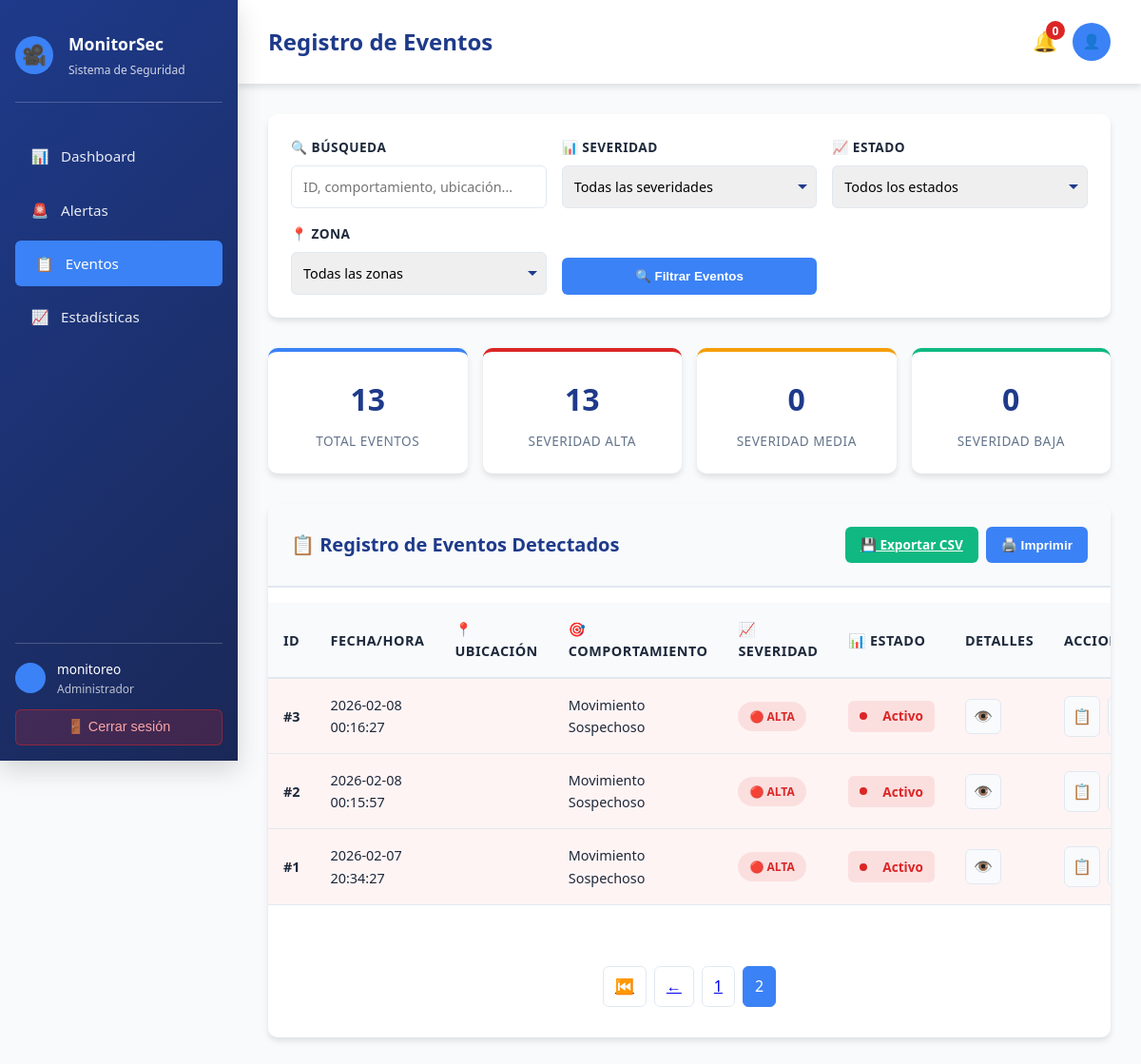
The page /eventos/?page=2 (signed in) on the database its author committed.
### monitoreo/models.py (models this page shows, shortened)
class Alertas(models.Model):
    ACTIVIDAD_ESTADO = [
        ("Pendiente", "Pendiente"),
        ("Activo", "Activo"),
    ]
    ACTIVIDAD_SEVERIDAD = [
        ("Alta", "Alta"),
        ("Media", "Media"),
        ("Baja", "Baja"),
    ]
    ubicacion = models.ForeignKey(Ubicacion, on_delete=models.CASCADE)
    comportamiento = models.CharField(max_length=50)
    severidad = models.CharField(
        max_length=10,
        choices=ACTIVIDAD_SEVERIDAD
    )
    hora = models.DateTimeField(auto_now_add=True)
    descripcion = models.TextField(blank=True)
    estado = models.CharField(
        max_length=10,
        choices=ACTIVIDAD_ESTADO,
        default="Pendiente"
    )

### monitoreo/views.py (the view)
# urls.py: path('eventos/', views.eventos_view, name='eventos'),
@login_required(login_url='monitoreo:login')
def eventos_view(request):
    alertas = Alertas.objects.select_related('ubicacion').all().order_by('-hora')
    search = request.GET.get('search', '')
    severidad = request.GET.get('severidad', '')
    estado = request.GET.get('estado', '')
    ubicacion_id = request.GET.get('ubicacion', '')
    if search:
        alertas = alertas.filter(
            Q(comportamiento__icontains=search) |
            Q(descripcion__icontains=search) |
            Q(ubicacion__nombre__icontains=search)
        )
    if severidad:
        alertas = alertas.filter(severidad=severidad)
    if estado:
        alertas = alertas.filter(estado=estado)
    if ubicacion_id:
        alertas = alertas.filter(ubicacion_id=ubicacion_id)
    total_eventos = alertas.count()
    eventos_alta = alertas.filter(severidad='Alta').count()
    eventos_media = alertas.filter(severidad='Media').count()
    eventos_baja = alertas.filter(severidad='Baja').count()
    paginator = Paginator(alertas, 10)  # 10 eventos por página
    page_number = request.GET.get('page', 1)
    page_obj = paginator.get_page(page_number)
    ubicaciones = Ubicacion.objects.all()
    context = {
        'alertas': page_obj,
        'page_obj': page_obj,
        'is_paginated': page_obj.has_other_pages(),
        'total_eventos': total_eventos,
        'eventos_alta': eventos_alta,
        'eventos_media': eventos_media,
        'eventos_baja': eventos_baja,
        'ubicaciones': ubicaciones,
    }
    return render(request, 'monitoreo/eventos.html', context)

### monitoreo/templates/monitoreo/eventos.html (shortened to what this page needs)
{% extends "monitoreo/base.html" %}
{% block page_title %}Registro de Eventos{% endblock %}
{% block content %}
<div class="animate-fade">
    <form method="GET" action="{% url 'monitoreo:eventos' %}">
        <div class="events-toolbar">
            <div class="filter-group">
                <label class="filter-label">🔍 Búsqueda</label>
                <input
                    type="text"
                    class="form-input"
                    name="search"
                    placeholder="ID, comportamiento, ubicación..."
                    value="{{ request.GET.search }}"
                >
            </div>
            <div class="filter-group">
                <label class="filter-label">📊 Severidad</label>
                <select class="form-select" name="severidad">
                    <option value="">Todas las severidades</option>
                </select>
            </div>
            <div class="filter-group">
                <label class="filter-label">📈 Estado</label>
                <select class="form-select" name="estado">
                    <option value="">Todos los estados</option>
                </select>
            </div>
            <div class="filter-group">
                <label class="filter-label">📍 Zona</label>
                <select class="form-select" name="ubicacion">
                    <option value="">Todas las zonas</option>
                </select>
            </div>
            <button type="submit" class="action-btn">
                🔍 Filtrar Eventos
            </button>
        </div>
    </form>
    <div class="events-stats">
        <div class="stat-box">
            <div class="stat-number">{{ total_eventos }}</div>
            <div class="stat-label">Total Eventos</div>
        </div>
        <div class="stat-box danger">
            <div class="stat-number">{{ eventos_alta }}</div>
            <div class="stat-label">Severidad Alta</div>
        </div>
        <div class="stat-box warning">
            <div class="stat-number">{{ eventos_media }}</div>
            <div class="stat-label">Severidad Media</div>
        </div>
        <div class="stat-box success">
            <div class="stat-number">{{ eventos_baja }}</div>
            <div class="stat-label">Severidad Baja</div>
        </div>
    </div>
    <div class="events-table-container">
        <div class="table-header">
            <div class="table-title">📋 Registro de Eventos Detectados</div>
            <div class="table-actions">
                <a href="{% url 'monitoreo:exportar_eventos' %}" class="table-btn export">
                    💾 Exportar CSV
                </a>
                <button class="table-btn" onclick="window.print()">
                    🖨️ Imprimir
                </button>
            </div>
        </div>
        <div class="table-wrapper">
            {% if alertas %}
            <table id="eventsTable">
                <thead>
                    <tr>
                        <th>ID</th>
                        <th>Fecha/Hora</th>
                        <th>📍 Ubicación</th>
                        <th>🎯 Comportamiento</th>
                        <th>📈 Severidad</th>
                        <th>📊 Estado</th>
                        <th>Detalles</th>
                        <th>Acciones</th>
                    </tr>
                </thead>
                <tbody>
                    {% for alerta in alertas %}
                    <tr {% if alerta.severidad == 'Alta' %}class="highlight"{% endif %}>
                        <td><strong>#{{ alerta.id }}</strong></td>
                        <td>{{ alerta.hora|date:"Y-m-d H:i:s" }}</td>
                        <td>
                            <br><small>{{ alerta.ubicacion.zona }}</small>
                        </td>
                        <td>{{ alerta.comportamiento }}</td>
                        <td>
                            <span class="event-badge badge-{{ alerta.severidad|lower }}">
                                {% if alerta.severidad == 'Alta' %}🔴{% elif alerta.severidad == 'Media' %}🟡{% else %}🟢{% endif %}
                                {{ alerta.severidad }}
                            </span>
                        </td>
                        <td>
                            <span class="status-indicator status-{{ alerta.estado|lower }}">
                                <span class="status-dot"
                                      style="background: {% if alerta.estado == 'Activo' %}var(--danger-color){% else %}var(--warning-color){% endif %};"></span>
                                {{ alerta.estado }}
                            </span>
                        </td>
                        <td>
                            <button class="icon-btn" onclick="viewEventDetails({{ alerta.id }})" title="Ver detalles">
                                👁️
                            </button>
                        </td>
                        <td>
                            <div class="action-icons">
                                <button class="icon-btn" onclick="viewEventDetails({{ alerta.id }})" title="Detalles">
                                    📋
                                </button>
                                <a href="{% url 'monitoreo:descargar_evidencia' alerta.id %}" class="icon-btn" title="Descargar evidencia">
                                </a>
                            </div>
                        </td>
                    </tr>
                    {% endfor %}
                </tbody>
            </table>
            {% if is_paginated %}
            <div class="pagination">
                {% if page_obj.has_previous %}
                    <a href="?page=1" class="pagination-btn">⏮️</a>
                    <a href="?page={{ page_obj.previous_page_number }}" class="pagination-btn">←</a>
                {% endif %}
                {% for num in page_obj.paginator.page_range %}
                    {% if page_obj.number == num %}
                        <span class="pagination-btn active">{{ num }}</span>
                    {% elif num > page_obj.number|add:'-3' and num < page_obj.number|add:'3' %}
                        <a href="?page={{ num }}" class="pagination-btn">{{ num }}</a>
                    {% endif %}
                {% endfor %}
            </div>
            {% endif %}
            {% endif %}
        </div>
    </div>
</div>
{% endblock %}

### monitoreo/templates/monitoreo/base.html (shortened to what this page needs)
<!DOCTYPE html>
<html lang="es">
<head>
</head>
<body>
    <div class="container">
        <aside class="sidebar">
            <div class="sidebar-header">
                <div class="sidebar-logo">🎥</div>
                <div>
                    <div class="sidebar-title">MonitorSec</div>
                    <div class="sidebar-subtitle">Sistema de Seguridad</div>
                </div>
            </div>
            <nav>
                <ul class="nav-menu">
                    <li class="nav-item">
                        <a href="{% url 'monitoreo:dashboard' %}" class="nav-link {% if 'dashboard' in request.resolver_match.url_name %}active{% endif %}">
                            <span class="nav-icon">📊</span>
                            <span>Dashboard</span>
                        </a>
                    </li>
                    <li class="nav-item">
                        <a href="{% url 'monitoreo:alertas' %}" class="nav-link {% if 'alertas' in request.resolver_match.url_name %}active{% endif %}">
                            <span class="nav-icon">🚨</span>
                            <span>Alertas</span>
                        </a>
                    </li>
                    <li class="nav-item">
                        <a href="{% url 'monitoreo:eventos' %}" class="nav-link {% if 'eventos' in request.resolver_match.url_name %}active{% endif %}">
                            <span class="nav-icon">📋</span>
                            <span>Eventos</span>
                        </a>
                    </li>
                    <li class="nav-item">
                        <a href="{% url 'monitoreo:estadisticas' %}" class="nav-link {% if 'estadisticas' in request.resolver_match.url_name %}active{% endif %}">
                            <span class="nav-icon">📈</span>
                            <span>Estadísticas</span>
                        </a>
                    </li>
                </ul>
            </nav>
            <div class="sidebar-footer">
                <div class="user-info">
                    <div class="user-avatar">{{ user.first_name|first|upper }}</div>
                    <div>
                        <div style="font-size: 0.85rem; font-weight: 500;">{{ user.get_full_name|default:user.username }}</div>
                        <div style="font-size: 0.75rem; opacity: 0.7;">{% if user.is_staff %}Administrador{% else %}Monitoreo{% endif %}</div>
                    </div>
                </div>
                <button class="logout-btn" onclick="handleLogout()">
                    🚪 Cerrar sesión
                </button>
            </div>
        </aside>
        <main class="main-content">
            <header class="header">
                <div class="header-title">{% block page_title %}Sistema de Monitoreo{% endblock %}</div>
                <div class="header-actions">
                    <div class="notification-bell" onclick="toggleNotifications()">
                        🔔
                        <span class="notification-badge" id="notification-count">0</span>
                    </div>
                    <button class="btn btn-icon btn-secondary" onclick="toggleUserMenu()">
                        👤
                    </button>
                </div>
            </header>
            <div class="page-content">
                {% block content %}{% endblock %}
            </div>
        </main>
    </div>
</body>
</html>

### monitoreo/templates/monitoreo/eventos.html (style rules this page uses)
.events-toolbar { background: white; padding: 1.5rem; border-radius: 10px; box-shadow: 0 4px 6px rgba(0, 0, 0, 0.1); margin-bottom: 2rem; display: grid; grid-template-columns: repeat(auto-fit, minmax(200px, 1fr)); gap: 1rem; align-items: end; }
.filter-group { display: flex; flex-direction: column; }
.filter-label { font-size: 0.85rem; font-weight: 600; color: var(--text-dark); margin-bottom: 0.5rem; text-transform: uppercase; letter-spacing: 0.5px; }
.form-input, .form-select { padding: 0.75rem; border: 1px solid var(--border-color); border-radius: 6px; font-size: 0.9rem; transition: all 0.3s ease; }
.form-select { cursor: pointer; appearance: none; background-repeat: no-repeat; background-position: right 8px center; padding-right: 2rem; }
.action-btn { padding: 0.75rem 1.5rem; background: var(--secondary-color); color: white; border: none; border-radius: 6px; cursor: pointer; font-weight: 600; transition: all 0.3s ease; width: 100%; }
.events-stats { display: grid; grid-template-columns: repeat(auto-fit, minmax(200px, 1fr)); gap: 1rem; margin-bottom: 2rem; }
.stat-box { background: white; padding: 1.5rem; border-radius: 10px; box-shadow: 0 4px 6px rgba(0, 0, 0, 0.1); border-top: 4px solid var(--secondary-color); text-align: center; }
.stat-box.danger { border-top-color: var(--danger-color); }
.stat-box.warning { border-top-color: var(--warning-color); }
.stat-box.success { border-top-color: var(--success-color); }
.stat-number { font-size: 2rem; font-weight: 700; color: var(--primary-color); margin-bottom: 0.5rem; }
.stat-label { font-size: 0.85rem; text-transform: uppercase; color: var(--text-light); letter-spacing: 0.5px; }
.events-table-container { background: white; border-radius: 10px; box-shadow: 0 4px 6px rgba(0, 0, 0, 0.1); overflow: hidden; }
.table-header { padding: 1.5rem; background: var(--light-bg); border-bottom: 2px solid var(--border-color); display: flex; justify-content: space-between; align-items: center; }
.table-title { font-size: 1.25rem; font-weight: 600; color: var(--primary-color); }
.table-actions { display: flex; gap: 0.5rem; }
.table-btn { padding: 0.5rem 1rem; background: var(--secondary-color); color: white; border: none; border-radius: 6px; cursor: pointer; font-size: 0.85rem; font-weight: 600; transition: all 0.3s ease; }
.table-btn.export { background: var(--success-color); }
.table-wrapper { overflow-x: auto; }
table { width: 100%; border-collapse: collapse; }
thead { background: var(--light-bg); border-bottom: 2px solid var(--border-color); }
th { padding: 1rem; text-align: left; font-weight: 600; color: var(--text-dark); font-size: 0.9rem; text-transform: uppercase; letter-spacing: 0.5px; }
td { padding: 1rem; border-bottom: 1px solid var(--border-color); font-size: 0.9rem; }
tbody tr.highlight { background: rgba(220, 38, 38, 0.05); }
.event-badge { display: inline-block; padding: 0.35rem 0.75rem; border-radius: 20px; font-size: 0.75rem; font-weight: 700; text-transform: uppercase; }
.badge-alta { background: rgba(220, 38, 38, 0.1); color: var(--danger-color); }
.status-indicator { display: inline-flex; align-items: center; gap: 0.5rem; padding: 0.35rem 0.75rem; border-radius: 6px; font-size: 0.85rem; font-weight: 600; }
.status-activo { background: rgba(220, 38, 38, 0.1); color: var(--danger-color); }
.status-dot { width: 8px; height: 8px; border-radius: 50%; }
.action-icons { display: flex; gap: 0.5rem; }
.icon-btn { padding: 0.5rem; background: var(--light-bg); border: 1px solid var(--border-color); border-radius: 6px; cursor: pointer; font-size: 1rem; transition: all 0.3s ease; }
.pagination { display: flex; justify-content: center; gap: 0.5rem; margin-top: 2rem; padding: 2rem; }
.pagination-btn { padding: 0.5rem 0.75rem; border: 1px solid var(--border-color); background: white; border-radius: 6px; cursor: pointer; transition: all 0.3s ease; font-weight: 500; }
.pagination-btn:hover, .pagination-btn.active { background: var(--secondary-color); color: white; border-color: var(--secondary-color); }

### rows shown on the page
Alertas: id "3", hora "2026-02-08 00:16:27", comportamiento "Movimiento Sospechoso", severidad "ALTA", estado "Activo"
Alertas: id "2", hora "2026-02-08 00:15:57", comportamiento "Movimiento Sospechoso", severidad "ALTA", estado "Activo"
Alertas: id "1", hora "2026-02-07 20:34:27", comportamiento "Movimiento Sospechoso", severidad "ALTA", estado "Activo"

### other values the page prints
{{ user.get_full_name|default:user.username }} "monitoreo"
{{ total_eventos }} "13"
{{ eventos_alta }} "13"
{{ eventos_media }} "0"
{{ eventos_baja }} "0"
{{ num }} "1"
{{ num }} "2"
